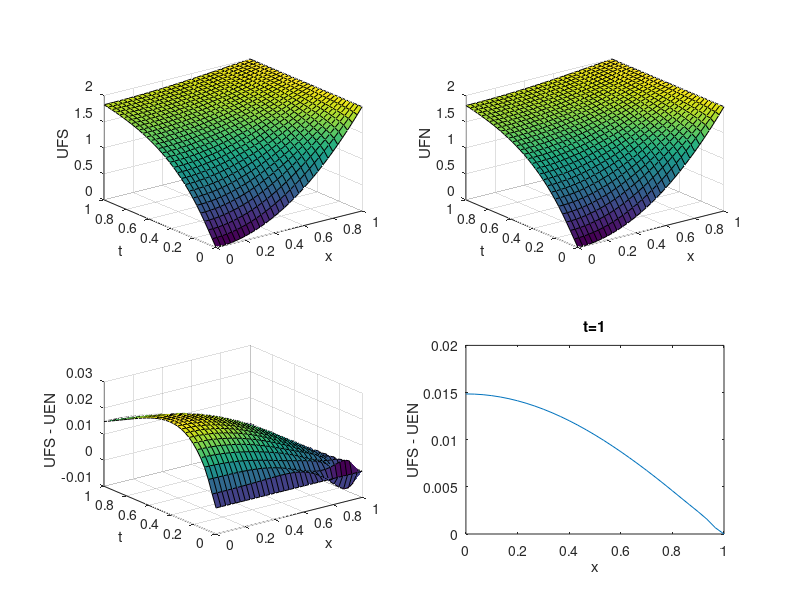

Source code (MATLAB):
% Crank-Nicolson @ Heat Equation
% 11th April 2014

% 'clear' all previously saved values
clear
figNo = 1 ;

timeRes = 30 ;
spaceRes = 30 ;

t0 = 0 ;
tf = 1 ;
dt = (tf - t0)/timeRes ;
t = linspace(t0,tf,timeRes);

x0 = 0 ;
xf = 1 ;
dx = (xf - x0)/spaceRes ;
x = linspace(x0,xf,spaceRes+1);

% Courant number is not impt for C-N method (because of stability)
r = dt/dx^2

%% Create a tridiagonal matrix with MATLAB's "spadiags" which is a 50 X 50 matrix
A = [-r*0.5*ones(spaceRes,1), (1+r)*ones(spaceRes,1), -r*0.5*ones(spaceRes,1)];
tdA = spdiags(A,[-1,0,1], spaceRes,spaceRes);

tdA(1,2) = 2*tdA(1,2);

%% Explicit Numerical Solution = UEN
UEN = zeros(timeRes,spaceRes+1);
B = zeros(spaceRes,1);

% Initial condition = f(x)
UEN(1,:) = 2*x.^2;

% Fixed boundary condition
UEN(:,end) = 2;

% Solution algorithm
for k = 1:timeRes-1
    % Derivative boundary condition
    B(1) = (1-r)*UEN(k,1) + r*UEN(k,2);
    % Start by looping through all space (except at the boundaries) and also the time equals 'k' solution
    B(2:spaceRes) = r*0.5*UEN(k,1:spaceRes-1) + (1-r)*UEN(k,2:spaceRes) + r*0.5*UEN(k,3:spaceRes+1);
    B(end) = B(end) + r*0.5*UEN(k+1,end);
    % Now determine and assign the solution at all spaces and at t=k only as the new solutions at t=k+1
    UEN(k+1,1:spaceRes) = tdA\B;
end

%% Fourier Series Solution = UFS
n=(0:70)'; % Number of Fourier terms

C  = (-1).^n./(pi*(2*n+1)).^3; % Coefficients
fx =        cos(  (2*n+1)*pi    *x/2) ; % f(x) = cos(nx)
gt =        exp(-((2*n+1)*pi).^2*t/4)'; % g(t) = exp(nt)

Cx = repmat(C,1,length(x)); % Repeat C by len(x)
Cfx = Cx.*fx; % Now multiply in the coefficients to f(x)

UFS = 2 - 64 * gt * Cfx;

uErr = UFS - UEN;

%% Plots

[XX,TT] = meshgrid(x,t) ;
figure(figNo)
figNo = figNo+1 ;
clf ;

subplot(221)
surf(XX,TT,UFS)
axis([0 1 0 1 0 2])
xlabel('x')
ylabel('t')
zlabel('UFS')

subplot(222)
surf(XX,TT,UEN)
xlabel('x')
ylabel('t')
zlabel('UFN')

subplot(223)
surf(XX,TT,uErr)
title(UFS - UEN)
xlabel('x')
ylabel('t')
zlabel('UFS - UEN')

subplot(224)
plot(x,UFS(end,:) - UEN(end,:))
title('t=1')
xlabel('x')
ylabel('UFS - UEN')
